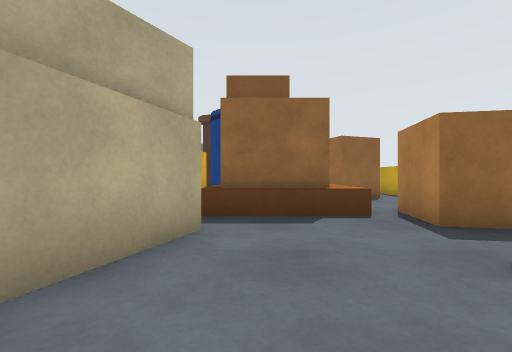
View 1 (above)

24 first-person views from a walk through a world built for the Webots simulator. The camera is 0.08 m above the floor, looks level and sees 90° across. The floor is counted in squares, 0.1 m on a side. Each view is taken from the middle of a square. On the plan, view 1 faces up. The plan holds only what a view shows up to about 10 squares ahead; the rest is blank. Robots are left out.

View 2
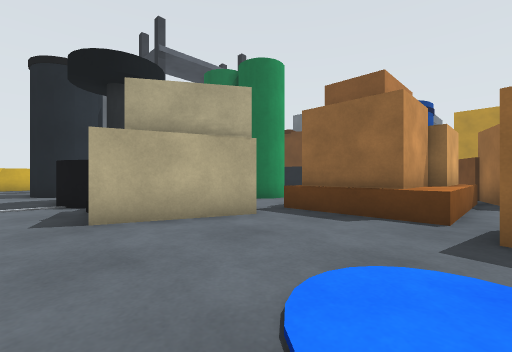

View 3
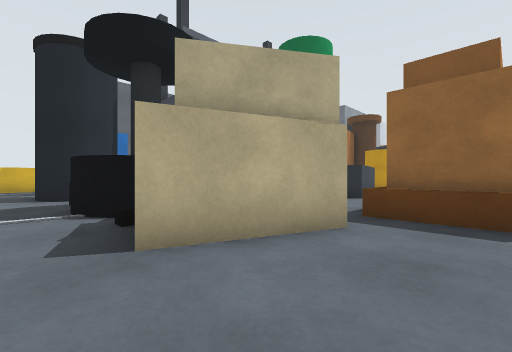

View 4
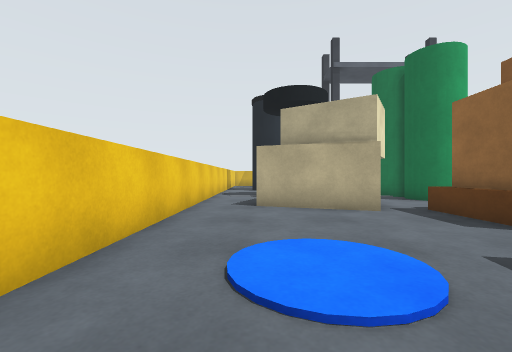

View 5
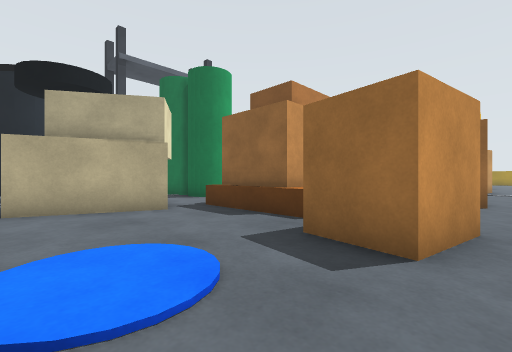

View 6
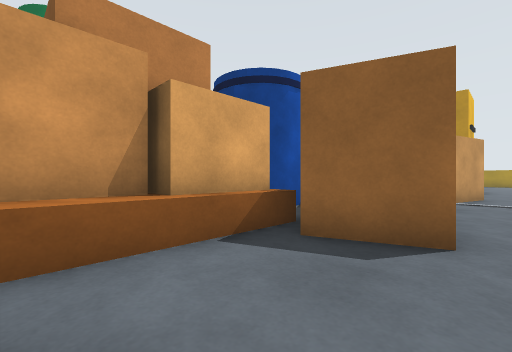

View 7
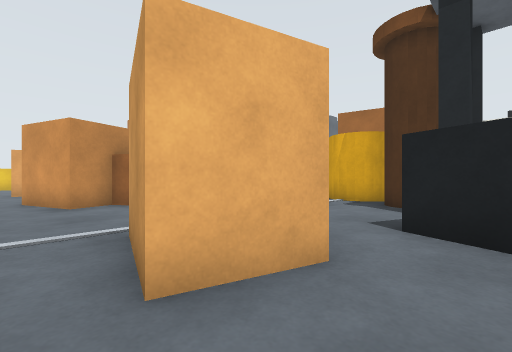

View 8
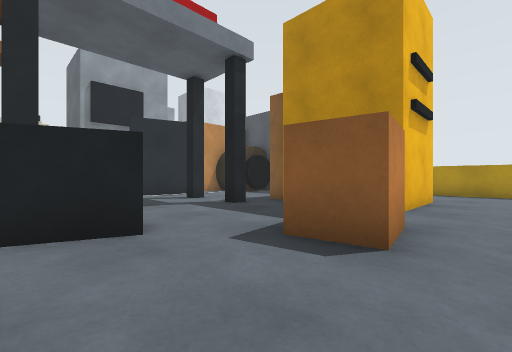

View 9
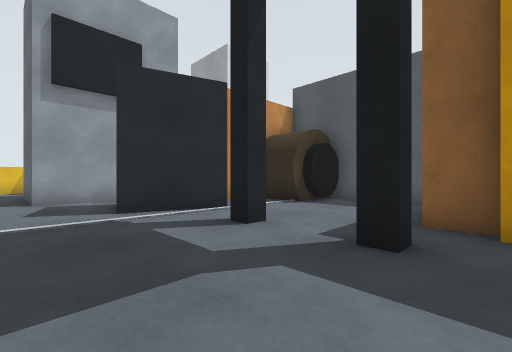

View 10
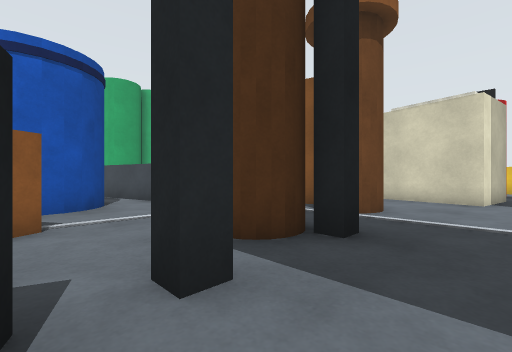

View 11
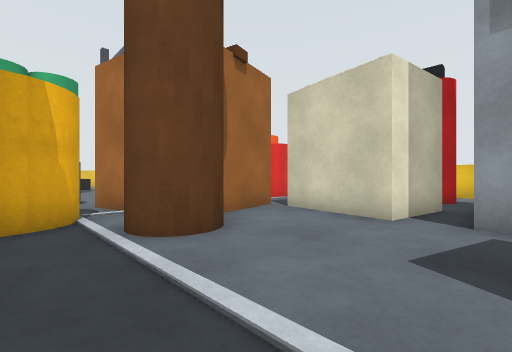

View 12
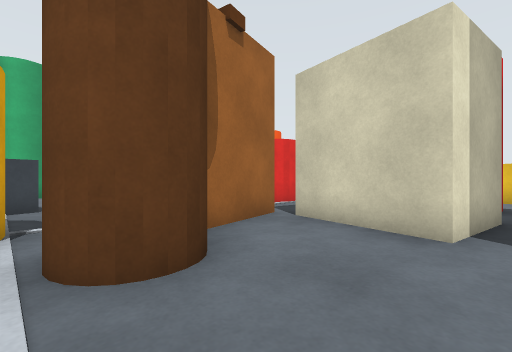

View 13
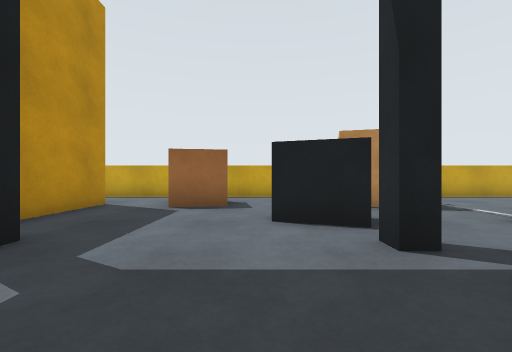

View 14
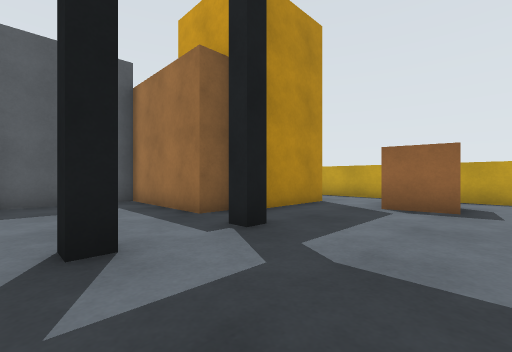

View 15
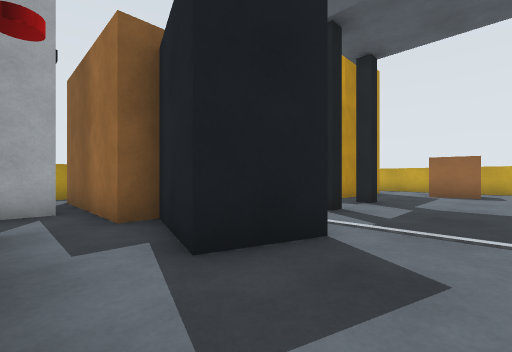

View 16
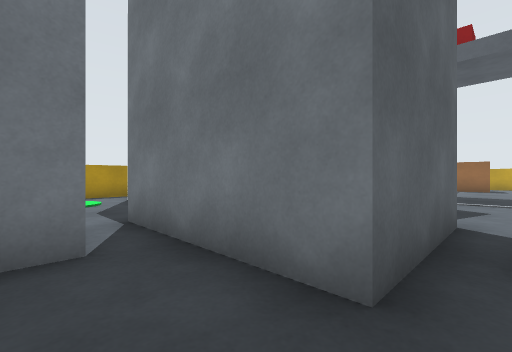

View 17
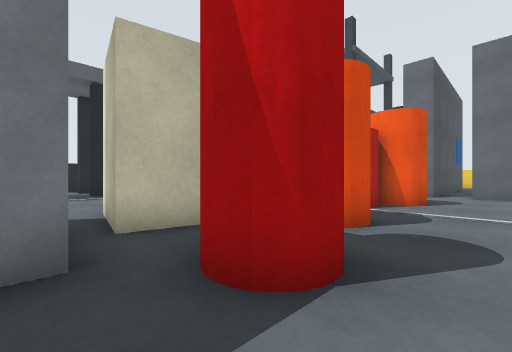

View 18
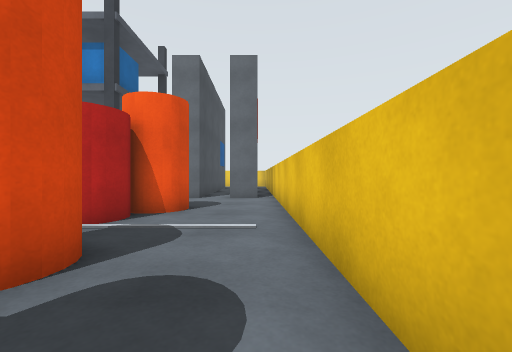

View 19
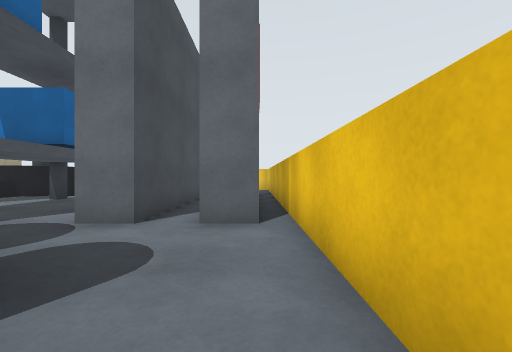

View 20
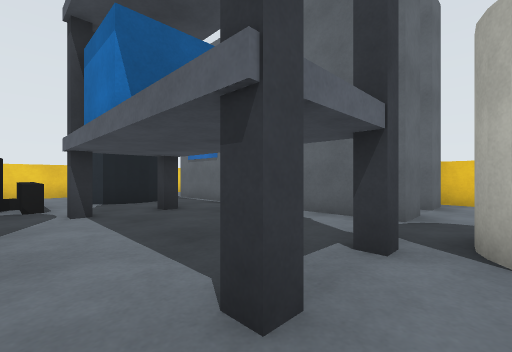

View 21
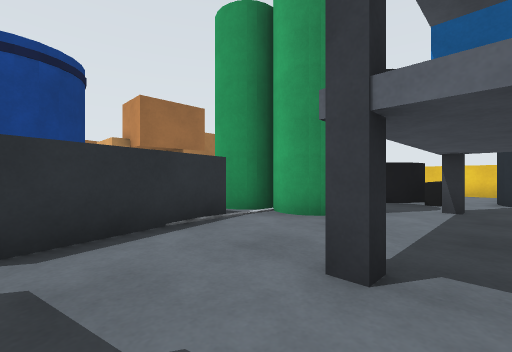

View 22
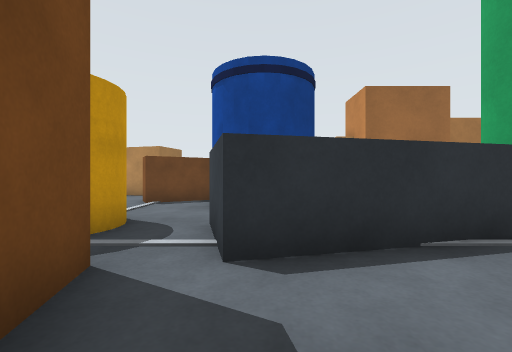

View 23
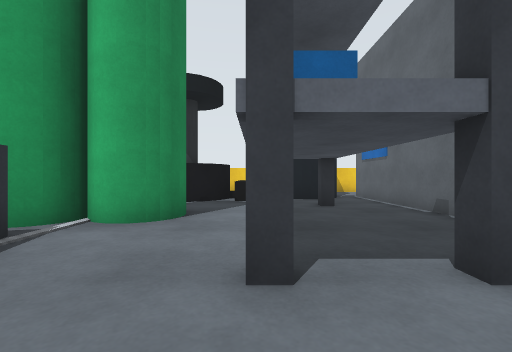

View 24
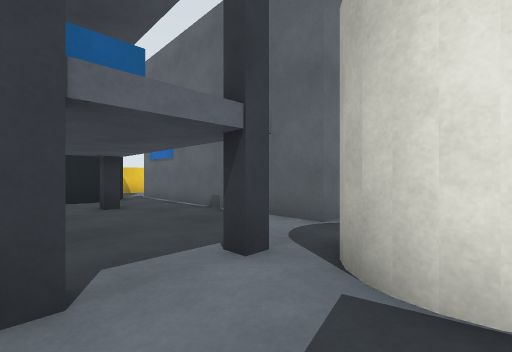

### Floor plan
Key: @ floor where view 1 was taken; # wall or solid block; . floor; B brown box; P pallet; R orange box; A barrel; C green cylinder; H chair; I bin; S shelf; T cart; E beige box; N bench; L black box; F stool; U bucket; G cabinet; Y grey box; J blue box; K fire extinguisher; M crate; Q orange cylinder; W fridge; Z rack; O other object.
Columns run from 16 left of view 1 to 6 right of it. Each row starts with its distance up from view 1.
 31     ##  ##          ##
 30     ..  .          ...
 29     .   B  YYYYB   ...
 28     .   B BO...B   ...
 27    ..  WB BO...B   G..
 26    ..  ..B.....B   G..#
 25    .G  G.J.....BBGGG..#
 24  GG.G  G.J J..........#
 23  GG.G  G.JJ..N.N......#
 22   ..G  G.JJ........BB.#
 21  ...GGGG...........BB.#
 20 #..K.O................#
 19 #.KK.OOO........LL....#
 18 #...  OO..F..N.NLL.E..
 17 #..QQ O..F F.FF....EE.
 16 #..QQ..MMMFUUF..... E.
 15 #...UU    MU U..B.....
 14 #...UU    M.U...BB....
 13 #..QQ    M..T..AA  ...#
 12 #..QQ U....T .A   B...#
 11 #....UU....T TAAA.BBB.#
 10 #.....S.S..T T    .BB.#
  9 #ZZZZ......T T PPPPBB.
  8 #  ZZ.......C..PPPP...
  7 #  ZZ.....CCCC.PPPP...
  6 #  ZZ.....CC...PPPPR..
  5 #  ZZ.S.S..  ..PPPPRR.
  4 #   Z...H.HH  OO...RR.
  3     Z.II HHHH OO......
  2     ZI I.HHHHHO.......
  1     ..II..HH..O.......
  0     ............@....
 -1        #############

Positions as (right, up) in squares from view 1, and headings:
1: (0, 0), facing up
2: (3, 0), facing up-left
3: (1, 0), facing up-left
4: (5, 1), facing left
5: (5, 1), facing up-left
6: (5, 6), facing up-left
7: (5, 19), facing down-left
8: (5, 18), facing up-left
9: (0, 20), facing up-left
10: (0, 20), facing down-left
11: (-4, 21), facing down-left
12: (-5, 20), facing down-left
13: (-4, 20), facing right
14: (-4, 20), facing up-right
15: (-9, 20), facing up-right
16: (-14, 20), facing up-right
17: (-15, 21), facing down-right
18: (-15, 19), facing down
19: (-15, 14), facing down
20: (-7, 11), facing down-left
21: (-9, 12), facing down-right
22: (-8, 12), facing right
23: (-8, 12), facing down
24: (-8, 12), facing down-left
